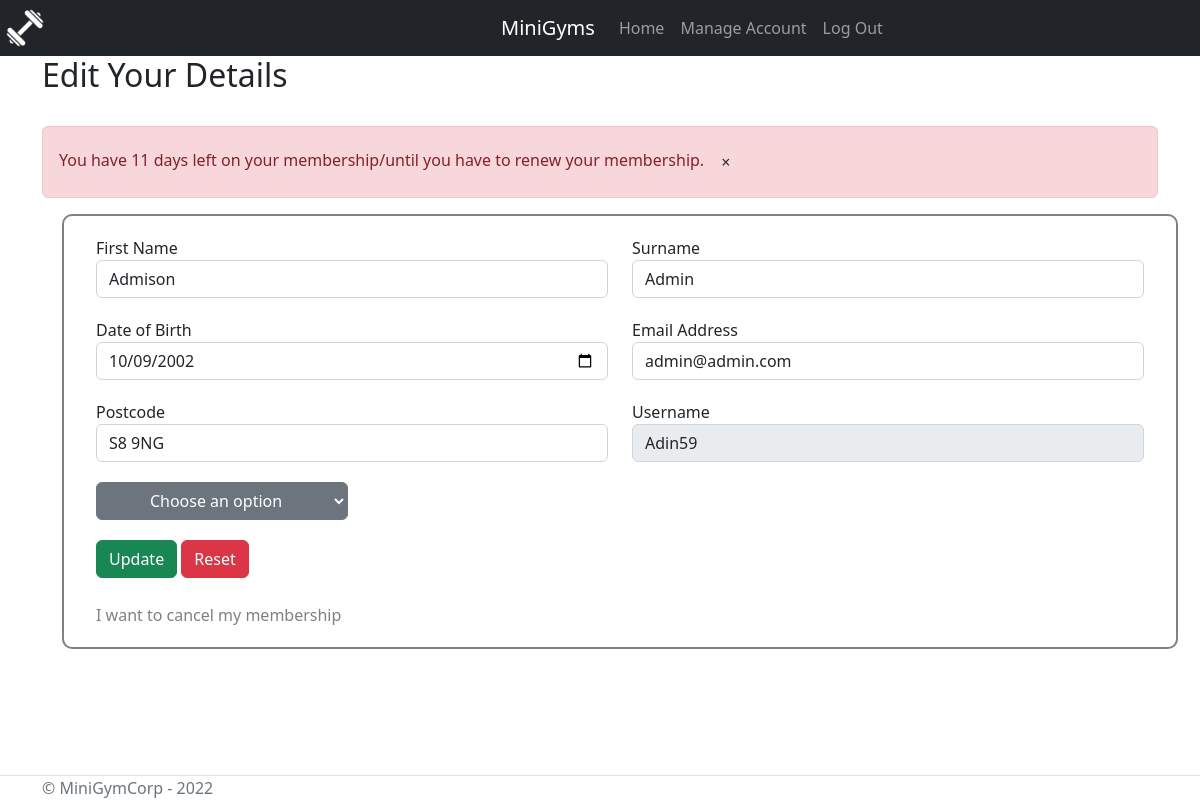
The page /DBWCoursework_31018059/customerManageAccount.php (signed in) on the database as committed earlier.
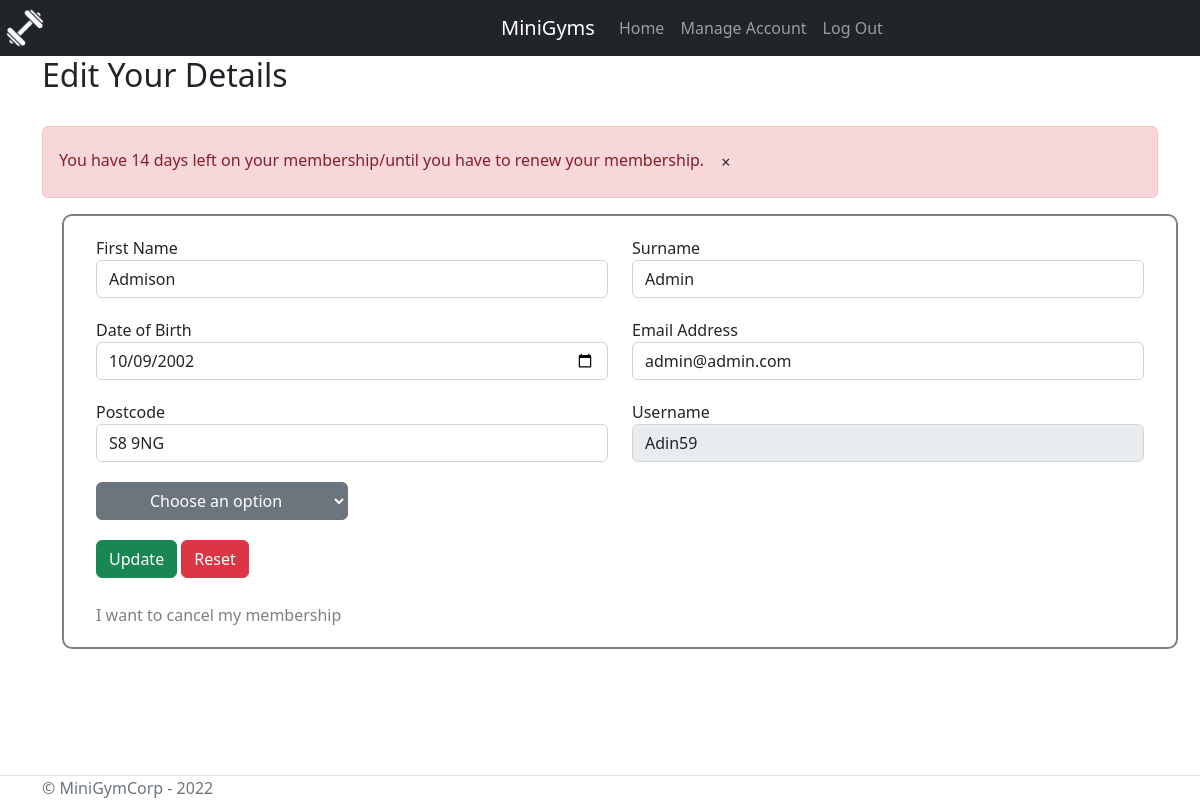
The same page on the database as committed later.
### tables this page shows
CREATE TABLE "Membership" (
	"UserName"	TEXT NOT NULL UNIQUE,
	"Date"	TEXT NOT NULL,
	"MembershipType"	TEXT NOT NULL,
	"PaymentStatus"	TEXT NOT NULL DEFAULT 'Pending',
	PRIMARY KEY("UserName")
);

### DBWCoursework_31018059/PHP_functions/getDaysRemainingOnMembershipPHP.php (called while the page is built, shortened)
<?php
function getRemainingDays($username)
{
    $db = new SQLite3('C:\\xampp\\courseworkDB\\Coursework.db');
    $sql = 'SELECT * FROM Membership WHERE UserName = :username';
    $stmt = $db->prepare($sql);
    $currentUsername = $username;
    $stmt->bindParam(':username', $currentUsername, SQLITE3_TEXT);
    $result = $stmt->execute();
    while($row=$result->fetchArray(SQLITE3_NUM))
    {
        $arrayResult[] = $row;
    }
    if($arrayResult[0][2] == "Monthly")
    {
        $todaysDate = new DateTime('NOW');
        $pastDate = new DateTime($arrayResult[0][1]);
        $interval = $todaysDate->diff($pastDate);
        return(30-($interval->days));
    }
    return (0);
}
?>

### DBWCoursework_31018059/PHP_functions/getMembershipTypePHP.php (called while the page is built)
<?php
function getMembership(string $username)
{
    $db = new SQLite3("C:\\xampp\\courseworkDB\\Coursework.db");
    $sql = "SELECT * FROM Membership WHERE UserName = :uid";
    $stmt = $db->prepare($sql);
    $stmt->bindParam(':uid', $username, SQLITE3_TEXT);
    $result = $stmt->execute();
    while($row=$result->fetchArray(SQLITE3_NUM))
    {
    $arrayResult[] = $row;
    }
    return($arrayResult[0][2]);
}
?>

### DBWCoursework_31018059/customerManageAccount.php (the view, shortened to what the changed rows need)
<?php
include("navbar.php");
include_once("PHP_functions/getMembershipTypePHP.php");
include_once("PHP_functions/getDaysRemainingOnMembershipPHP.php");
$staff = false;
if(isset($_SESSION["Customer"]))
{
    $username = $_SESSION["Customer"]["UserName"];
    $staff = false;
}
if($username != null && !$staff){
    $membType = getMembership($username);
}
if(!$staff)
{
    $db = new SQLite3("C:\\xampp\\courseworkDB\\Coursework.db");
    $sql = "SELECT * FROM Customer WHERE UserName = :uid";
    $stmt = $db->prepare($sql);
    $stmt->bindParam(':uid', $username, SQLITE3_TEXT);
    $result = $stmt->execute();
    while($row=$result->fetchArray(SQLITE3_TEXT))
    {
        $arrayResult[] = $row;
    }
}
?>
<div class="container pb-5">
    <main role="main" class="pb-3">
        <h2>Edit Your Details</h2><br>
        <?php if(!$staff): ?>
            <div class="alert alert-danger alert-dismissible fade show" role="alert">
            You have <?php echo getRemainingDays($username); ?> days left on your membership/until you have to renew your membership.
            <button type="button" class="close btn" data-dismiss="alert" aria-label="Close">
                <span aria-hidden="true">&times;</span>
            </button>
            </div>
        <?php endif; ?>
            <div class="col-sm-12 signupbox">
        <form method="post">
        </form>
        </div>
    </main>
</div>
<?php
    include("footer.php");
?>

Rows that differ between the two databases and show on the page:
changed membership: Date "11" → "14"
